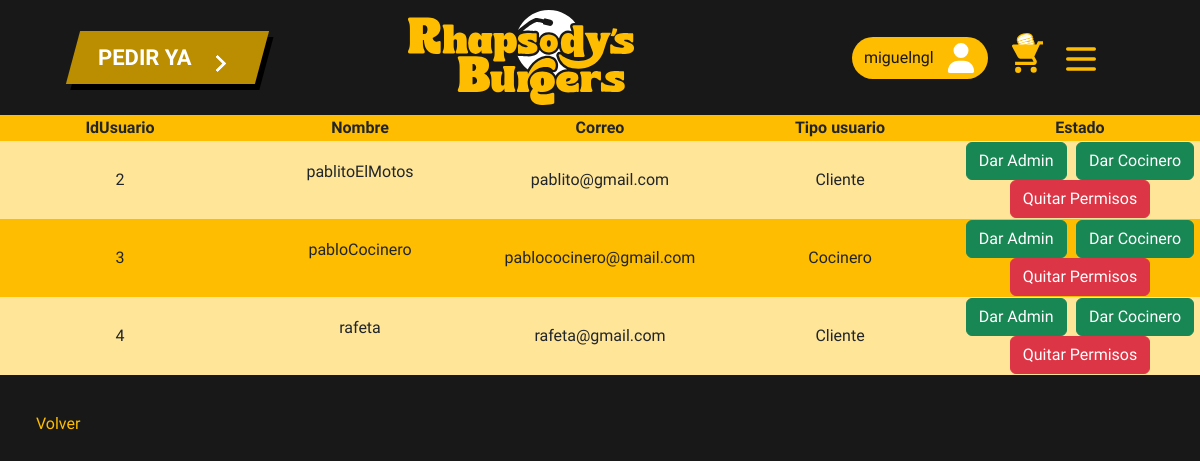
Screenshot of /darPermisos.php (signed in) with the database file from the repository.
### tables this page shows
CREATE TABLE `usuario` (
  `IdUsuario` int(11) NOT NULL,
  `Apodo` varchar(255) DEFAULT NULL,
  `Nombre` varchar(255) DEFAULT NULL,
  `Apellidos` varchar(255) DEFAULT NULL,
  `Direccion` varchar(255) DEFAULT NULL,
  `Correo` varchar(255) DEFAULT NULL,
  `Contrasena` varchar(255) DEFAULT NULL,
  `Tipo_usuario` tinyint(1) DEFAULT NULL
);

### darPermisos.php (the view, shortened to what this page needs)
<!DOCTYPE html>
<html lang="en">
<head>
    <link rel="stylesheet" href="css/normalize.css">
    <link href="https://cdn.jsdelivr.net/npm/bootstrap@5.3.2/dist/css/bootstrap.min.css" rel="stylesheet">
    <link rel="stylesheet" href="css/gestiones.css">
    <link rel="stylesheet" href="css/header.css">
    <link rel="stylesheet" href="css/footer.css">
</head>
<body>
<?php
include './php/conexion.php';
include './php/header.php';
if(isset($_SESSION["Usu"])){
    $idUsu = $_SESSION["Usu"];
    $consulta1 = "SELECT * FROM `Usuario` WHERE `Apodo` =  ?";
    $stmt = $conexion->prepare($consulta1);
    $stmt->bind_param("s", $idUsu);
    $stmt->execute();
    $result = $stmt->get_result();
    if($result->num_rows > 0){
        $array = $result->fetch_assoc();
        if($array["Tipo_usuario"] == 1){
            $consulta2 = "SELECT * FROM `Usuario`";
            $stmt2 = $conexion->prepare($consulta2);
            $stmt2->execute();
            $result2 = $stmt2->get_result();
            if($result2->num_rows > 0){
                echo "<table>";
                echo "<tr><th>IdUsuario</th><th>Nombre</th><th>Correo</th><th>Tipo usuario</th><th>Estado</th></tr>";
                while ($array2 = $result2->fetch_assoc()) {
                    echo "<tr><td>".$array2['IdUsuario']."</td><td><p>".$array2['Apodo']."</p></td><td>".$array2['Correo']."</td><td>";
                    if($array2['Tipo_usuario'] == 0){
                        echo "Cliente</td>";
                    } elseif($array2['Tipo_usuario'] == 1){
                        echo "Administrador</td>";
                    } else {
                        echo "Cocinero</td>";
                    }
                    echo "<td class='estado'>
                    <form action='php/darUsuario.php' method='post' enctype='multipart/form-data'>
                        <input type='number' id='id' name='id' class='d-none' value='".$array2['IdUsuario']."'>
                        <input type='hidden' name='tipo_usuario' value='1'>
                        <input type='submit' id='enviar_admin' class='btn btn-success' value='Dar Admin'>
                    </form>
                    <form action='php/darUsuario.php' method='post' enctype='multipart/form-data'>
                        <input type='number' id='id' name='id' class='d-none' value='".$array2['IdUsuario']."'>
                        <input type='hidden' name='tipo_usuario' value='2'>
                        <input type='submit' id='enviar_cocinero' class='btn btn-success' value='Dar Cocinero'>
                    </form>
                    <form action='php/darUsuario.php' method='post' enctype='multipart/form-data'>
                        <input type='number' id='id' name='id' class='d-none' value='".$array2['IdUsuario']."'>
                        <input type='hidden' name='tipo_usuario' value='0'>
                        <input type='submit' id='enviar_cocinero' class='btn btn-danger' value='Quitar Permisos'>
                    </form>
                    </td></tr>";
                }
                echo "</table>";
                echo "<nav class='submenu'><a href=miperfil.php>Volver</a></nav>";
            }
        }else{
            echo("<h4>ERROR 404 NOT FOUND</h4>");
        }
    }else{
        echo("<h4>ERROR 404 NOT FOUND</h4>");
    }
    }else{
        echo("<h4>ERROR 404 NOT FOUND</h4>");
    }
?>
</body>
</html>

### css/gestiones.css (style rules this page uses)
:root { --principal: #181818; --secundario:#FEBD01; --tercer: #fff8ec; --cuarto:#bb8d01; --quinto: #BF9D73; --letra2: #000000; --letra3: #d8dddb; --kanit: 'Kanit', sans-serif; --karla: 'Karla', sans-serif; --oswald: 'Oswald', sans-serif; }
table { text-align: center; width: 100vw; }
tr th { font-family: var(--oswald); }
tr th:first-child { text-align: center; }
tr td:first-child { text-align: center; }
tr:nth-child(odd) { background-color: var(--secundario); }
tr:nth-child(even) { background-color: #ffe598; }
tr { width: 100vw; overflow: hidden; }
td { width: 20vw; font-family: var(--kanit); }
table { margin-right: 10px; }
.estado { display: flex; flex-wrap: wrap; justify-content: space-around; }
body { background-color: var(--principal); }
.submenu { padding: 12px; }
.submenu a { color: var(--secundario); font-family: var(--kanit); text-decoration: none; margin-right: 12px; }

### css/header.css (style rules this page uses)
:root { --principal: #181818; --secundario:#FEBD01; --tercer: #fff8ec; --cuarto:#bb8d01; --quinto: #BF9D73; --letra2: #000000; --letra3: #d8dddb; --kanit: 'Kanit', sans-serif; --karla: 'Karla', sans-serif; --oswald: 'Oswald', sans-serif; }
body { overflow-x: hidden; }
nav { margin: 24px; }

### css/footer.css (style rules this page uses)
:root { --principal: #181818; --secundario:#FEBD01; --tercer: #fff8ec; --cuarto:#bb8d01; --quinto: #BF9D73; --letra2: #000000; --letra3: #d8dddb; --kanit: 'Kanit', sans-serif; --karla: 'Karla', sans-serif; --oswald: 'Oswald', sans-serif; }

### rows the page displays
usuario: IdUsuario "2", Apodo "pablitoElMotos", Correo "pablito@gmail.com", shows "Cliente"
usuario: IdUsuario "3", Apodo "pabloCocinero", Correo "pablococinero@gmail.com", Tipo_usuario "Cocinero"
usuario: IdUsuario "4", Apodo "rafeta", Correo "rafeta@gmail.com", Tipo_usuario "Cliente"

### other values shown
$_SESSION['Usu'] "miguelngl"
